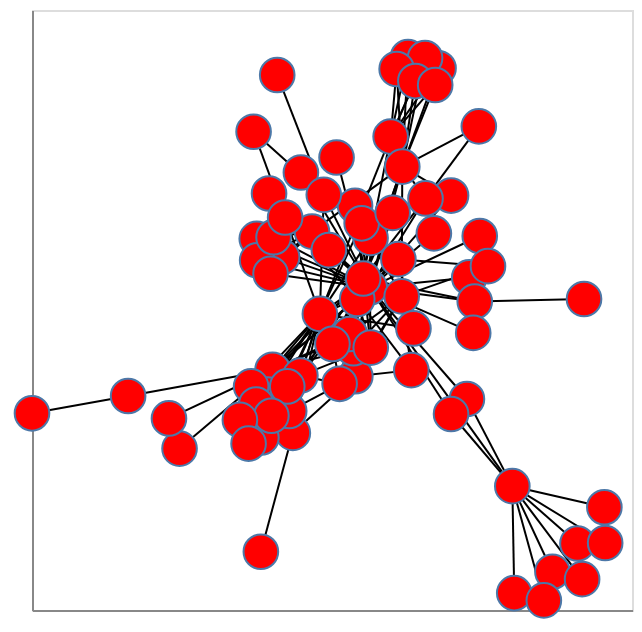

Notebook code for this chart:
### Markdown cell above
### Load a network dataset 

Network data can come in many formats, and thankfully NetworkX can read and write many of them, including [GEXF](https://networkx.github.io/documentation/stable/reference/readwrite/gexf.html), [GML](https://networkx.github.io/documentation/stable/reference/readwrite/gml.html), [GraphML](https://networkx.github.io/documentation/stable/reference/readwrite/graphml.html) and [JSON](https://networkx.github.io/documentation/stable/reference/readwrite/json_graph.html) (as used by D3.js). 

The co-occurrence network of characters in the novel *Les Misérables* (1862) by Victor Hugo serves as a common example dataset for network visualization. Let's load and import it. NetworkX does not (yet) load and parse JSON transparently (as Pandas does so elegantly). Therefore, we need to include the `requests` package to get this done:

### Code cell
import requests

url = "http://bost.ocks.org/mike/miserables/miserables.json"

# Run the HTTP request and transform it into a JSON object.
lesmis = requests.get(url).json()

# we specify that the dataset is not a multigraph, there are no self-loops
# or multiedges, multiple edges between nodes
G = nx.readwrite.json_graph.node_link_graph(lesmis, multigraph=False)

nxa.draw_networkx(G, node_tooltip="name")

### Figure 1 — Vega-Lite specification as saved in the notebook (floating-point values rounded to 4 significant figures; data arrays with more than 128 entries replaced by an {"elided": "..."} marker saying what was removed)
{"config": {"view": {"continuousWidth": 300, "continuousHeight": 300}}, "layer": [{"data": {"name": "data-3034705e913d06eb08f7933ca37472b1"}, "mark": {"type": "line", "color": "black", "opacity": 1, "strokeWidth": 1}, "encoding": {"detail": {"field": "edge", "type": "quantitative"}, "x": {"axis": {"grid": false, "labels": false, "ticks": false, "title": ""}, "field": "x", "type": "quantitative"}, "y": {"axis": {"grid": false, "labels": false, "ticks": false, "title": ""}, "field": "y", "type": "quantitative"}}}, {"data": {"name": "data-4696333560db0fc6014e3e206c616e97"}, "mark": {"type": "point", "fill": "red", "opacity": 1, "size": 300, "strokeWidth": 1.0}, "encoding": {"tooltip": {"field": "name", "type": "nominal"}, "x": {"axis": {"grid": false, "labels": false, "ticks": false}, "field": "x", "type": "quantitative"}, "y": {"axis": {"grid": false, "labels": false, "ticks": false}, "field": "y", "type": "quantitative"}}}], "$schema": "https://vega.github.io/schema/vega-lite/v5.8.0.json", "datasets": {"data-3034705e913d06eb08f7933ca37472b1": {"elided": "508 records"}, "data-4696333560db0fc6014e3e206c616e97": [{"group": 1, "x": 0.441, "name": "Myriel", "y": -0.4698}, {"group": 1, "x": 0.7171, "name": "Napoleon", "y": -0.5261}, {"group": 1, "x": 0.3048, "name": "Mlle.Baptistine", "y": -0.2374}, {"group": 1, "x": 0.2572, "name": "Mme.Magloire", "y": -0.2773}, {"group": 1, "x": 0.6364, "name": "CountessdeLo", "y": -0.6226}, {"group": 1, "x": 0.5613, "name": "Geborand", "y": -0.6981}, {"group": 1, "x": 0.6503, "name": "Champtercier", "y": -0.7178}, {"group": 1, "x": 0.7195, "name": "Cravatte", "y": -0.6213}, {"group": 1, "x": 0.4467, "name": "Count", "y": -0.7549}, {"group": 1, "x": 0.5355, "name": "OldMan", "y": -0.7744}, {"group": 2, "x": -0.1933, "name": "Labarre", "y": 0.3668}, {"group": 2, "x": 0.01332, "name": "Valjean", "y": 0.05981}, {"group": 3, "x": 0.2572, "name": "Marguerite", "y": 0.3051}, {"group": 2, "x": 0.3432, "name": "Mme.deR", "y": 0.1973}, {"group": 2, "x": -0.08633, "name": "Isabeau", "y": 0.4066}, {"group": 2, "x": 0.3117, "name": "Gervais", "y": 0.08688}, {"group": 3, "x": 0.07591, "name": "Tholomyes", "y": 0.4624}, {"group": 3, "x": 0.2196, "name": "Listolier", "y": 0.6447}, {"group": 3, "x": 0.128, "name": "Fameuil", "y": 0.6746}, {"group": 3, "x": 0.1791, "name": "Blacheville", "y": 0.672}, {"group": 3, "x": 0.09395, "name": "Favourite", "y": 0.6427}, {"group": 3, "x": 0.1501, "name": "Dahlia", "y": 0.6105}, {"group": 3, "x": 0.2096, "name": "Zephine", "y": 0.5999}, {"group": 3, "x": 0.1109, "name": "Fantine", "y": 0.3822}, {"group": 4, "x": 0.109, "name": "Mme.Thenardier", "y": 0.03626}, {"group": 4, "x": -0.02424, "name": "Thenardier", "y": 0.02933}, {"group": 5, "x": 0.01567, "name": "Cosette", "y": 0.1922}, {"group": 4, "x": -0.006426, "name": "Javert", "y": 0.08409}, {"group": 0, "x": 0.3282, "name": "Fauchelevent", "y": 0.02267}, {"group": 2, "x": -0.16, "name": "Bamatabois", "y": 0.209}, {"group": 3, "x": 0.3404, "name": "Perpetue", "y": 0.4897}, {"group": 2, "x": 0.1805, "name": "Simplice", "y": 0.2975}, {"group": 2, "x": -0.2889, "name": "Scaufflaire", "y": 0.3107}, {"group": 2, "x": -0.1095, "name": "Woman1", "y": 0.1598}, {"group": 2, "x": -0.3258, "name": "Judge", "y": 0.1897}, {"group": 2, "x": -0.2498, "name": "Champmathieu", "y": 0.1411}, {"group": 2, "x": -0.3245, "name": "Brevet", "y": 0.1323}, {"group": 2, "x": -0.2753, "name": "Chenildieu", "y": 0.1942}, {"group": 2, "x": -0.2843, "name": "Cochepaille", "y": 0.09652}, {"group": 4, "x": -0.2406, "name": "Pontmercy", "y": 0.2466}, {"group": 6, "x": 0.2056, "name": "Boulatruelle", "y": 0.2042}, {"group": 4, "x": -0.03003, "name": "Eponine", "y": -0.1765}, {"group": 4, "x": 0.138, "name": "Anzelma", "y": -0.1603}, {"group": 5, "x": -0.03079, "name": "Woman2", "y": 0.2781}, {"group": 0, "x": 0.3236, "name": "MotherInnocent", "y": -0.06105}, {"group": 0, "x": 0.6561, "name": "Gribier", "y": 0.02921}, {"group": 7, "x": -1.0, "name": "Jondrette", "y": -0.2755}, {"group": 7, "x": -0.7116, "name": "Mme.Burgon", "y": -0.2294}, {"group": 8, "x": -0.2783, "name": "Gavroche", "y": -0.1593}, {"group": 5, "x": 0.09911, "name": "Gillenormand", "y": 0.1356}, {"group": 5, "x": 0.3679, "name": "Magnon", "y": 0.1169}, {"group": 5, "x": -0.1247, "name": "Mlle.Gillenormand", "y": 0.3071}, {"group": 5, "x": -0.3353, "name": "Mme.Pontmercy", "y": 0.4755}, {"group": 5, "x": -0.2643, "name": "Mlle.Vaubois", "y": 0.6266}, {"group": 5, "x": -0.01104, "name": "Lt.Gillenormand", "y": 0.2312}, {"group": 8, "x": -0.1364, "name": "Marius", "y": -0.01039}, {"group": 5, "x": 0.1443, "name": "BaronessT", "y": -0.04914}, {"group": 8, "x": -0.2175, "name": "Mabeuf", "y": -0.3278}, {"group": 8, "x": -0.1948, "name": "Enjolras", "y": -0.175}, {"group": 8, "x": -0.294, "name": "Combeferre", "y": -0.2253}, {"group": 8, "x": -0.3119, "name": "Prouvaire", "y": -0.34}, {"group": 8, "x": -0.3426, "name": "Feuilly", "y": -0.2036}, {"group": 8, "x": -0.2284, "name": "Courfeyrac", "y": -0.2694}, {"group": 8, "x": -0.3276, "name": "Bahorel", "y": -0.2522}, {"group": 8, "x": -0.2342, "name": "Bossuet", "y": -0.2038}, {"group": 8, "x": -0.2819, "name": "Joly", "y": -0.282}, {"group": 8, "x": -0.3763, "name": "Grantaire", "y": -0.2931}, {"group": 9, "x": -0.3134, "name": "MotherPlutarch", "y": -0.6448}, {"group": 4, "x": -0.03551, "name": "Gueulemer", "y": -0.1019}, {"group": 4, "x": -0.04696, "name": "Babet", "y": -0.06407}, {"group": 4, "x": 0.01628, "name": "Claquesous", "y": -0.1003}, {"group": 4, "x": -0.09866, "name": "Montparnasse", "y": -0.09046}, {"group": 5, "x": 0.08204, "name": "Toussaint", "y": 0.2591}, {"group": 10, "x": -0.5574, "name": "Child1", "y": -0.3696}, {"group": 10, "x": -0.5891, "name": "Child2", "y": -0.2892}, {"group": 4, "x": -0.07718, "name": "Brujon", "y": -0.1968}, {"group": 8, "x": -0.3503, "name": "Mme.Hucheloup", "y": -0.3564}]}}
